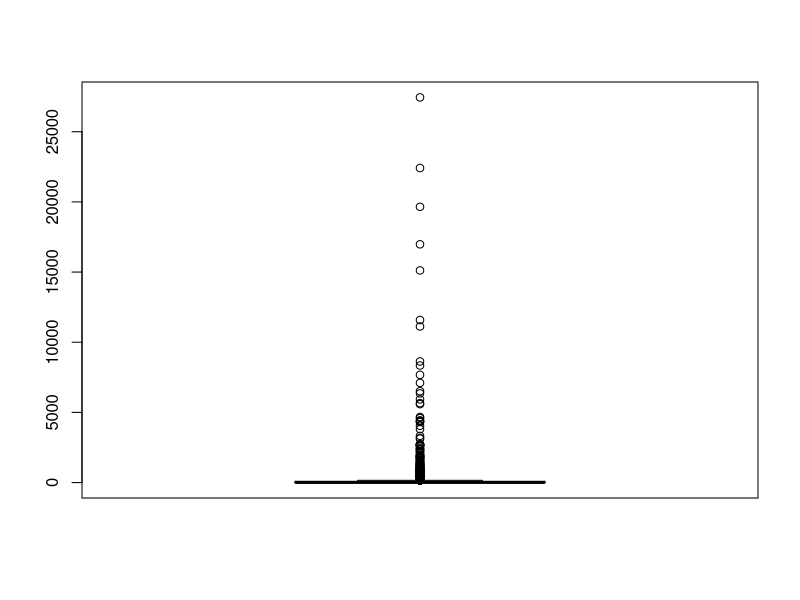
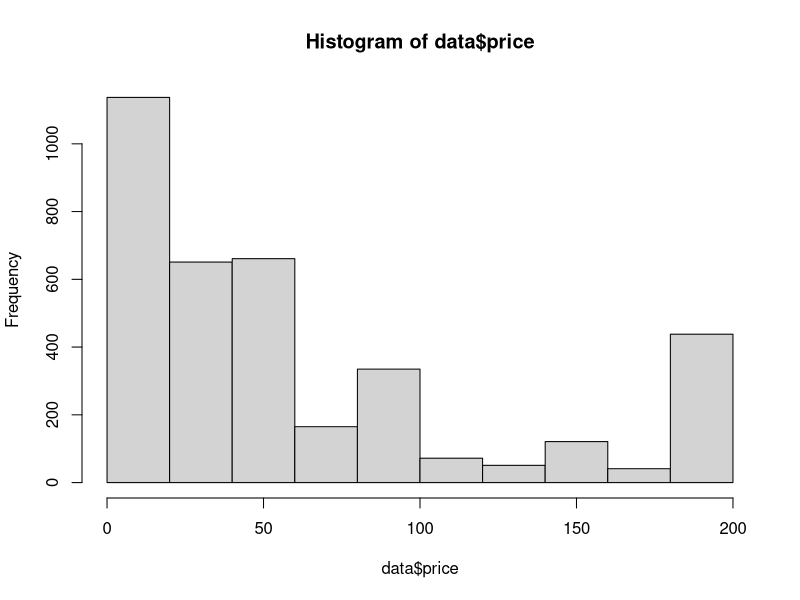

Write the R code that produced these figures, in order.
### Ejercicio 1

#1. Lee el fichero y asígnalo a una variable. 
data <- read.csv('udemy_courses.csv', header = TRUE, sep = ",", stringsAsFactors = FALSE)

#2. ¿De qué clase es el objeto? 
class(data)

#3. ¿Cómo se pueden ver el tipo de cada columna y una muestra de ejemplos? 
str(data)

#4. Muestra los primeros 18 registros del dataset. 
head(data, 18)

#5. Muestra los últimos 25 registros del dataset. 
tail(data,25)

#6. ¿Cuáles son las dimensiones del dataset? 
dim(data)

#7. ¿Cuáles son los nombres de las variables del dataset? 
colnames(data)

#8. Comprueba si alguna de las variables contiene NAs
any(is.na(data))

#9. Crea un factor con etiquetas para dicha columna (level y subject) y asígnalo a la columna de nuevo
# Via 1
data["level"] <- factor(data$level, 
                        levels = c("Beginner Level", "Intermediate Level", "Expert Level", "All Levels"), labels = c("Beginner Level", "Intermediate Level", "Expert Level", "All Levels"))
data["subject"] <- factor(data$subject, levels = c("Business Finance", "Graphic Design", "Musical Instruments", "Web Development"), labels = c("Business Finance", "Graphic Design", "Musical Instruments", "Web Development"))

#Via 2
data["level"] <- factor(data$level, levels = unique(data$level), 
                        labels = unique(data$level))
data["subject"] <- factor(data$subject, levels = unique(data$subject), 
                          labels = unique(data$subject))


#10. Conviérte a variable booleana (is_paid) y asígnala a la propia columna.
data["is_paid"] <- as.logical(data$is_paid)

#11. Calcula la media de la columna num_subscribers. 
mean(data$num_subscribers)

#12. Guarda en un vector (media) la media de las columnas num_subscribers y num_lectures. 
media <- c(mean(data$num_subscribers), mean(data$num_lectures))

#13.  ¿Qué variables son numéricas?
numeric_columns <- sapply(data, is.numeric)

#14.  Selecciona aquellas columnas numéricas y calcula la media de aquellas en las que tenga sentido. 
sapply(data[numeric_columns][,-1], mean)

#15. Selecciona las 30 primeras filas y todas las columnas menos las tres últimas (sólo con índices positivos).
data[1:30, 1:(ncol(data)-3)]

#16. Selecciona las 30 primeras filas y todas las columnas menos las tres últimas (sólo con índices negativos). 
data[-31: -nrow(data), -(ncol(data)-2):-ncol(data)]

#17. Obtén los cuartiles de la variable price.
quantile(data$price, probs = seq(0, 1, 0.25))

#18. Obtén los deciles de la variable price. 
quantile(data$price, seq(0, 1, 0.1))

#19. Obtén los estadísticos básicos de todas las variables en un solo comando. 
summary(data)

#20. ¿Cuántos títulos de cursos distintos aparecen en el dataset? 
length(unique(data$course_title))

#21. ¿Cuántos registros tienen más de 1000 reviews? 
nrow(subset(data, subset = num_reviews > 1000))

#22.  Ordena de mayor a menor los 100 primeros elementos de la variable course_id. 
data[order(data$course_id[1:100], decreasing = TRUE),]

#23. Ordena el dataset por la variable num_lectures de manera ascendente. Inspecciona los primeros resultados
head(data[order(data$num_lectures, decreasing = FALSE),])

#24. Obtén los índices de los registros para los que el valor de la variable num_reviews es superior a la mediana.
which(data$num_reviews > median(data$num_reviews))

#25. ¿Cuántos cursos existen para el nivel “Intermediate Level”? 
length(which(data$level == "Intermediate Level"))

#26. ¿Qué curso tiene el mayor número de estudiantes? ¿Y el menor?
data[which(data$num_subscribers == max(data$num_subscribers)),]
data[which(data$num_subscribers == min(data$num_subscribers)),]

#27. ¿Qué cursos son gratuitos?
data[data$is_paid == F,]

#28. Comprueba utilizando el boxplot si la variable num_reviews tiene outliers.
boxplot(data$num_reviews)

#29. Pinta un histograma de la variable price. 
hist(data$price)

#30. Crea una función (cheap_expensive) ...
cheap_expensive <- function (price, threshold=6000){
  if(price < threshold)
    return("CHEAP")
  else
    return("EXPENSIVE")
}
cheap_expensive(100)
cheap_expensive(7000)

#31. ...aplica la función anterior a toda la columna price_detail_amount.
data <- cbind(data, cheap_expensive = sapply(data$price, cheap_expensive))

#32. Repite el ejercicio anterior usando el paquete PURRR
library(purrr)
data <- cbind(data, cheap_expensive_purr = map_chr(data$price, cheap_expensive, threshold = mean(data$price)))

identical(data$cheap_expensive,data$cheap_expensive_purr)


unique(data$level)

d1 <- factor(data$level, levels = c("Beginner Level", "Intermediate Level", "Expert Level", "All Levels"), labels = c("Beginner Level", "Intermediate Level", "Expert Level", "All Levels"))
d2 <- factor(data$level, levels = unique(data$level), labels = unique(data$level))

identical(d1,d2)
class(d1)
class(d2)


